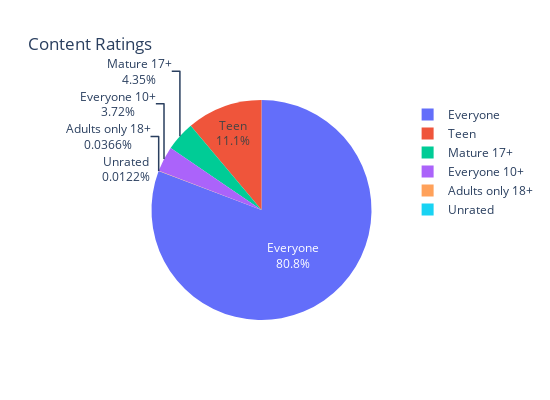

The code cell stored with this chart in its notebook:
### Code cell
pie = px.pie(labels=content_ratings.index, values=content_ratings.values, width=550, height=400, title='Content Ratings', names=content_ratings.index)
pie.update_traces(textinfo="percent+label")
pie.show()

### Figure 1 — Plotly figure (JSON) as saved in the notebook; plotly's stock layout.template omitted (floating-point values rounded to 4 significant figures)
{"data": [{"domain": {"x": [0, 1], "y": [0, 1]}, "hovertemplate": "label=%{label}<br>value=%{value}<extra></extra>", "labels": ["Everyone", "Teen", "Mature 17+", "Everyone 10+", "Adults only 18+", "Unrated"], "legendgroup": "", "name": "", "showlegend": true, "textinfo": "percent+label", "type": "pie", "values": [6621, 912, 357, 305, 3, 1]}], "layout": {"height": 400, "legend": {"tracegroupgap": 0}, "title": {"text": "Content Ratings"}, "width": 550}}
